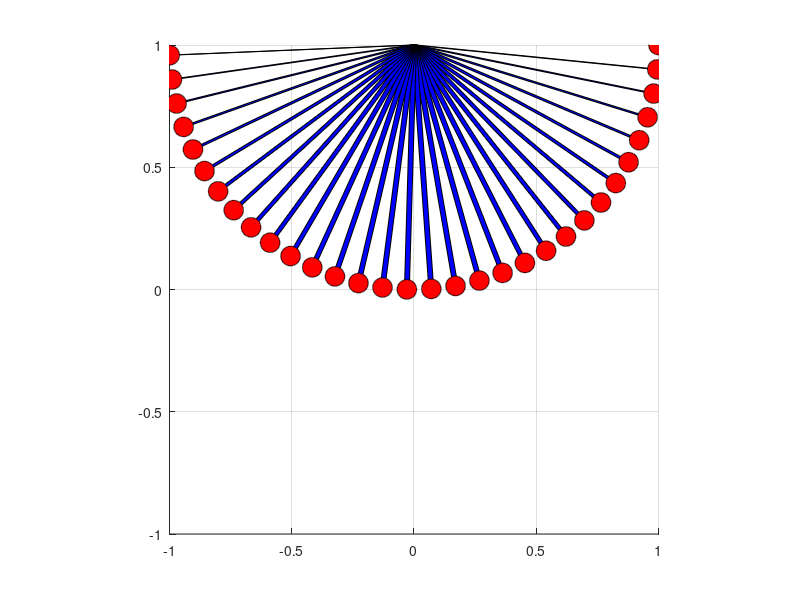

MATLAB code for this plot:
%the pendulum
ang=0:0.01:2*pi; 
time =0:0.1:pi; 
r=0.04;

%theta = time; 
L = 1;
x0 =0; y0=1; 
w = 0.01; 


figure;  
for i = 1:32
    theta = time(i); %with euler, theta = fun(time(i))
    x = L*cos(-theta) + x0; 
    y = L*sin(-theta) + y0;

    xdata=[x-w, x+w, w, -w];
    ydata=[y, y, L, L]; 
    patch(xdata, ydata, [0,0,1] );
    
    xp=r*cos(ang);
    yp=r*sin(ang);
    patch(x+xp,y+yp, [1,0,0]);
    
    axis([-L L -L L]);
    axis equal;
    hold off; grid on; 
     
    pause(1/1000);
end


%plot(L*cos(ang),L*sin(ang)+L, 'k');  
